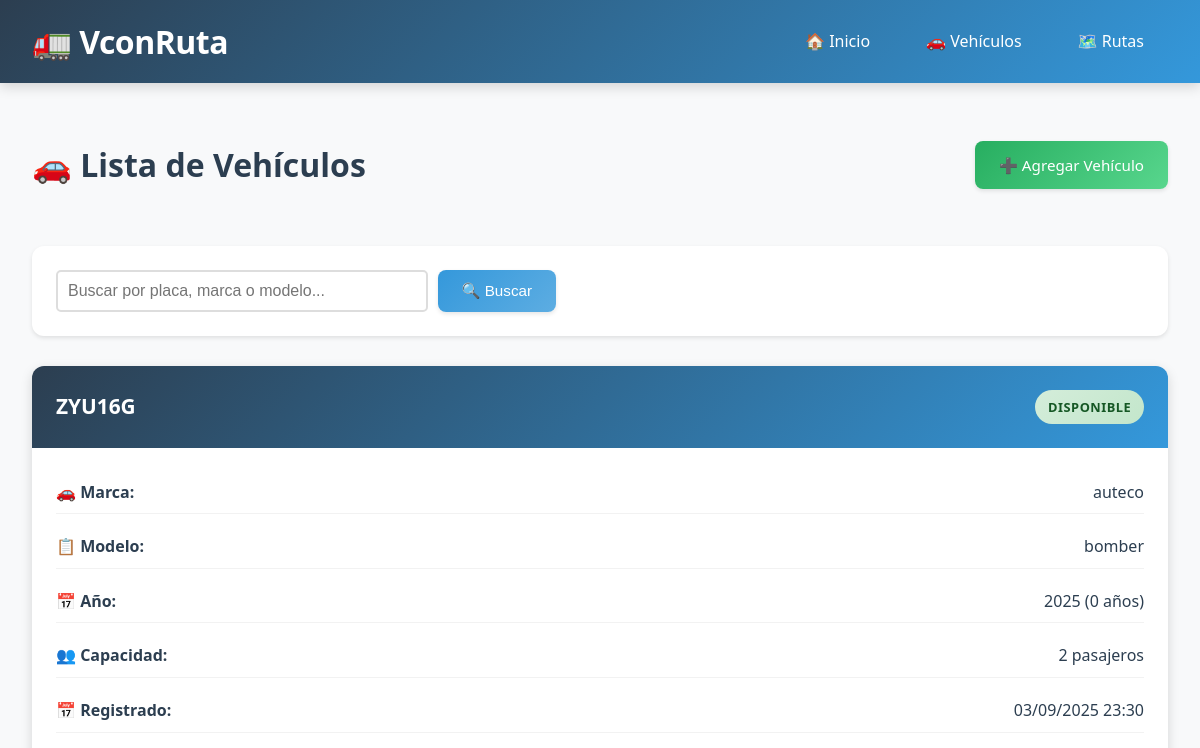
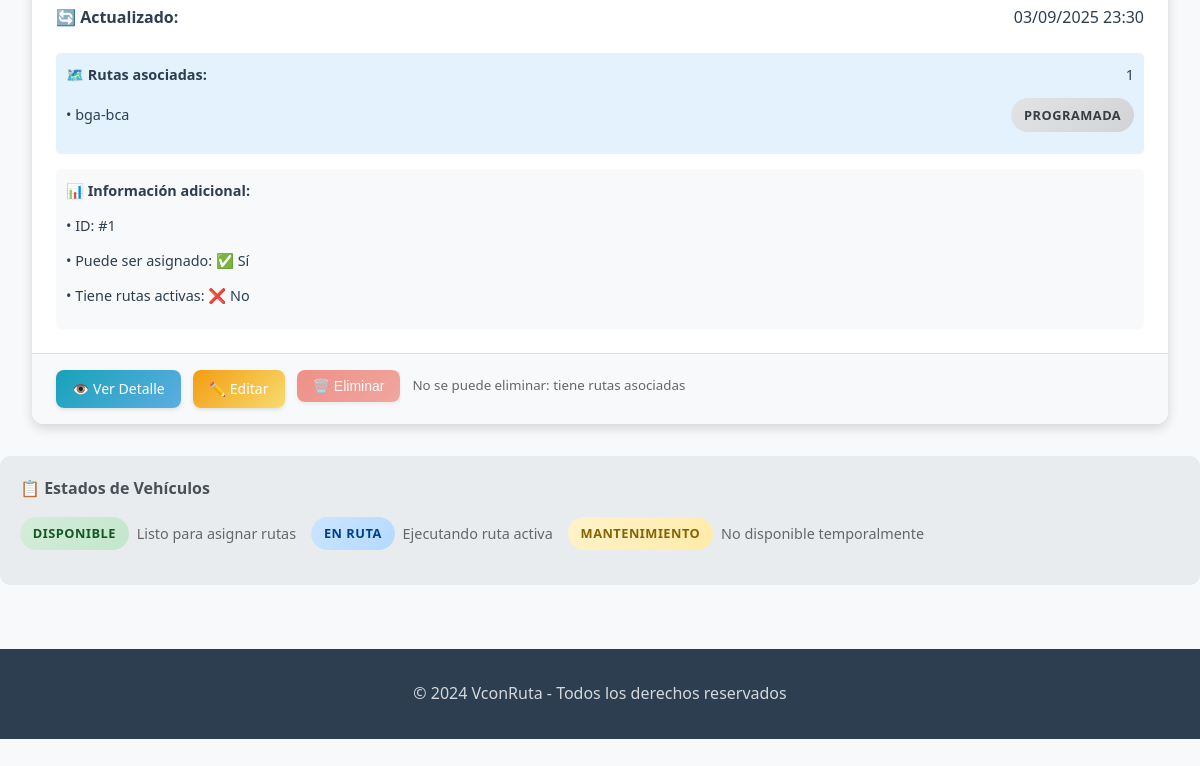
The page /vehiculos on the database as committed earlier (2 pictures, top to bottom).
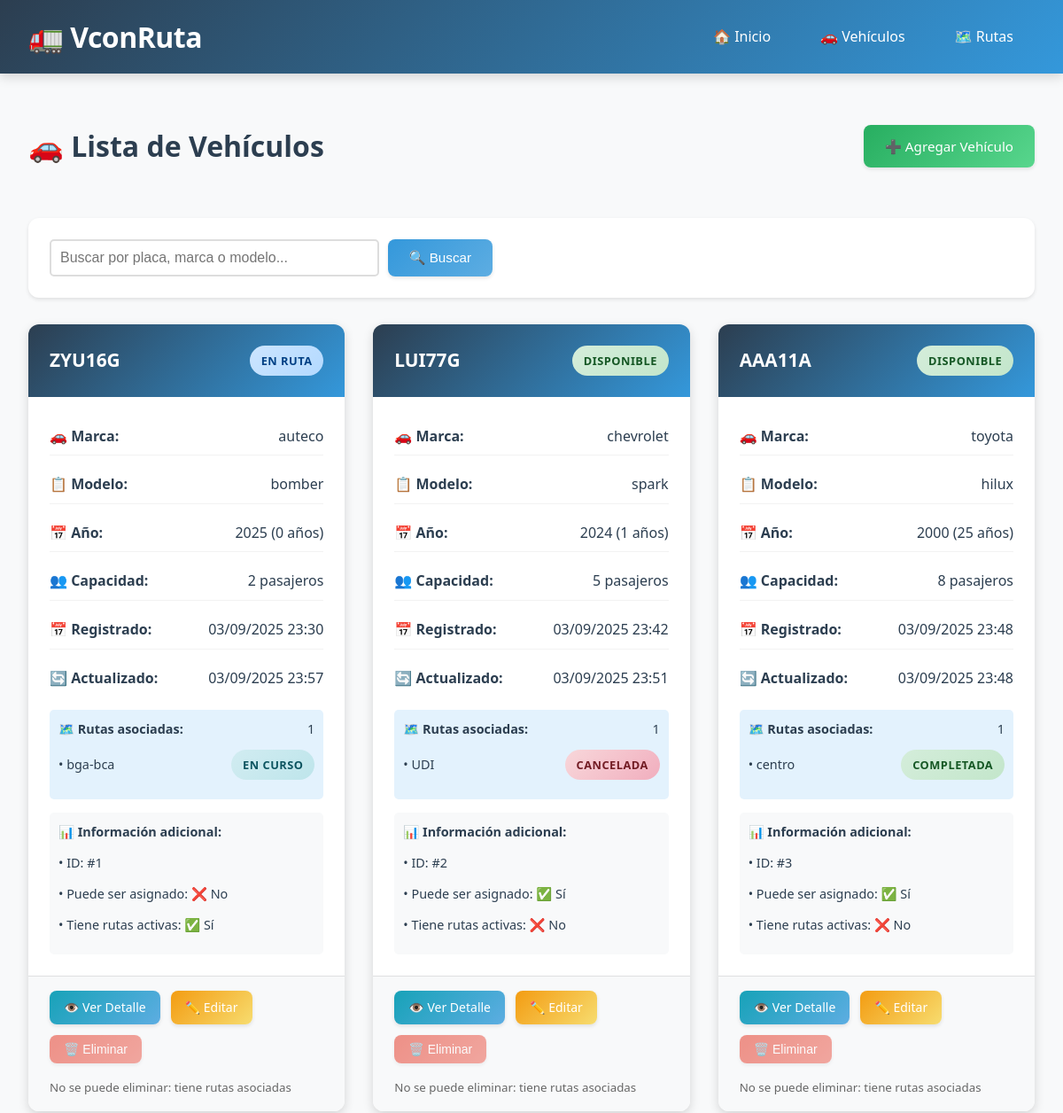
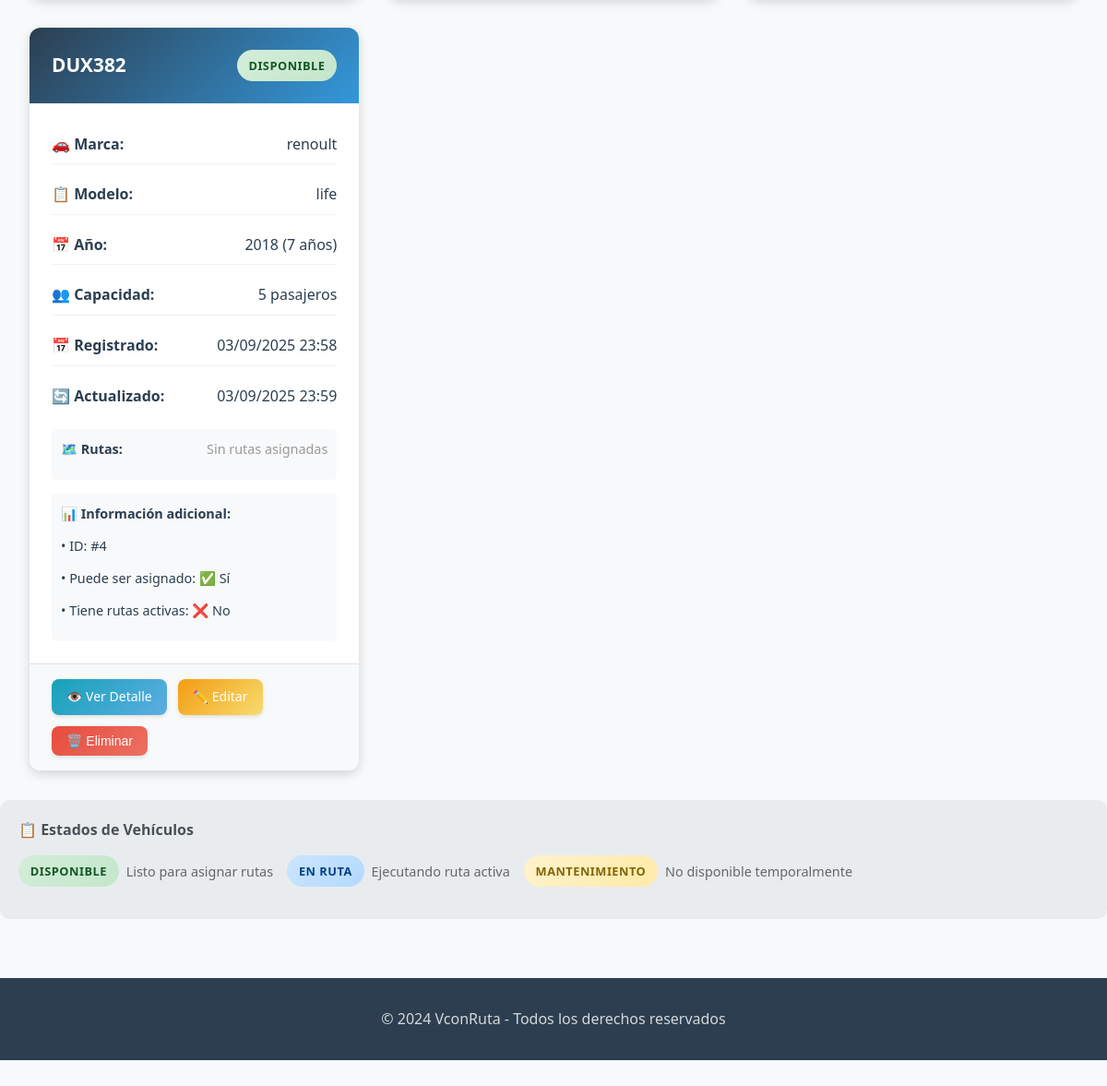
The same page on the database as committed later (2 pictures, top to bottom).
### models.py (models this page shows, shortened)
class Vehiculo(db.Model):
    __tablename__ = 'vehiculos'
    id = db.Column(db.Integer, primary_key=True)
    placa = db.Column(db.String(20), nullable=False, unique=True, index=True)
    marca = db.Column(db.String(50), nullable=False, index=True)
    modelo = db.Column(db.String(50), nullable=False)
    anio = db.Column(db.Integer, nullable=False)
    capacidad = db.Column(db.Integer, nullable=False)
    estado = db.Column(db.String(20), default='Disponible', index=True)
    fecha_registro = db.Column(db.DateTime, default=datetime.utcnow)
    fecha_actualizacion = db.Column(db.DateTime, default=datetime.utcnow, onupdate=datetime.utcnow)
    rutas = db.relationship('Ruta', backref='vehiculo_asignado', lazy=True, cascade='all, delete-orphan')
    @property
    def tiene_rutas_activas(self):
        return any(ruta.estado == 'En curso' for ruta in self.rutas)
    @property
    def edad(self):
        return datetime.now().year - self.anio
    def puede_ser_asignado(self):
        return self.estado == 'Disponible' and not self.tiene_rutas_activas

class Ruta(db.Model):
    __tablename__ = 'rutas'
    id = db.Column(db.Integer, primary_key=True)
    nombre = db.Column(db.String(100), nullable=False)
    origen = db.Column(db.String(100), nullable=False, index=True)
    destino = db.Column(db.String(100), nullable=False, index=True)
    distancia = db.Column(db.Float, nullable=False)
    tiempo_estimado = db.Column(db.Integer, nullable=False)  # en minutos
    vehiculo_id = db.Column(db.Integer, db.ForeignKey('vehiculos.id'), nullable=True, index=True)
    estado = db.Column(db.String(20), default='Programada', index=True)
    fecha_creacion = db.Column(db.DateTime, default=datetime.utcnow)
    fecha_actualizacion = db.Column(db.DateTime, default=datetime.utcnow, onupdate=datetime.utcnow)
    fecha_inicio = db.Column(db.DateTime, nullable=True)
    fecha_fin = db.Column(db.DateTime, nullable=True)

### app.py (the view)
@app.route('/vehiculos')
def listar_vehiculos():
    try:
        page = request.args.get('page', 1, type=int)
        search = request.args.get('search', '')
        query = Vehiculo.query
        if search:
            query = query.filter(
                (Vehiculo.placa.contains(search)) |
                (Vehiculo.marca.contains(search)) |
                (Vehiculo.modelo.contains(search))
            )
        vehiculos = query.paginate(
            page=page, per_page=10, error_out=False
        )
        return render_template('vehiculos.html',
                             vehiculos=vehiculos, search=search)
    except Exception as e:
        logger.error(f"Error listando vehículos: {e}")
        flash('Error cargando vehículos', 'error')
        return redirect(url_for('index'))

### templates/vehiculos.html (shortened to what this page needs)
{% extends 'base.html' %}
{% block content %}
<div class="lista-container">
    <div class="lista-header">
        <h2>🚗 Lista de Vehículos</h2>
        <a href="{{ url_for('nuevo_vehiculo') }}" class="btn btn-success">
            ➕ Agregar Vehículo
        </a>
    </div>
    <div class="search-container" style="margin-bottom: 30px;">
        <form method="GET" style="display: flex; gap: 10px; max-width: 500px;">
            <input type="text"
                   name="search"
                   placeholder="Buscar por placa, marca o modelo..."
                   value="{{ search }}"
                   style="flex: 1; padding: 10px; border: 2px solid #ddd; border-radius: 5px;">
            <button type="submit" class="btn btn-primary">🔍 Buscar</button>
        </form>
    </div>
    {% if vehiculos.items %}
        <div class="cards-grid">
            {% for vehiculo in vehiculos.items %}
                <div class="card">
                    <div class="card-header">
                        <h3>{{ vehiculo.placa }}</h3>
                        <span class="status-badge status-{{ vehiculo.estado.lower().replace(' ', '-') }}">
                            {{ vehiculo.estado }}
                        </span>
                    </div>
                    <div class="card-body">
                        <div class="vehicle-info">
                            <p><strong>🚗 Marca:</strong> {{ vehiculo.marca }}</p>
                            <p><strong>📋 Modelo:</strong> {{ vehiculo.modelo }}</p>
                            <p><strong>📅 Año:</strong> {{ vehiculo.anio }} ({{ vehiculo.edad }} años)</p>
                            <p><strong>👥 Capacidad:</strong> {{ vehiculo.capacidad }} pasajeros</p>
                            <p><strong>📅 Registrado:</strong> {{ vehiculo.fecha_registro.strftime('%d/%m/%Y %H:%M') }}</p>
                            {% if vehiculo.fecha_actualizacion != vehiculo.fecha_registro %}
                                <p><strong>🔄 Actualizado:</strong> {{ vehiculo.fecha_actualizacion.strftime('%d/%m/%Y %H:%M') }}</p>
                            {% endif %}
                        </div>
                        {% if vehiculo.rutas %}
                            <div style="margin-top: 15px; padding: 10px; background: #e3f2fd; border-radius: 5px; font-size: 0.9rem;">
                                <p><strong>🗺️ Rutas asociadas:</strong> {{ vehiculo.rutas|length }}</p>
                                {% for ruta in vehiculo.rutas[:3] %}
                                    <p>• {{ ruta.nombre }}
                                       <span class="status-badge status-{{ ruta.estado.lower().replace(' ', '-') }}" style="font-size: 0.8rem;">
                                           {{ ruta.estado }}
                                       </span>
                                    </p>
                                {% endfor %}
                            </div>
                        {% else %}
                            <div style="margin-top: 15px; padding: 10px; background: #f8f9fa; border-radius: 5px; font-size: 0.9rem;">
                                <p><strong>🗺️ Rutas:</strong> <span style="color: #999;">Sin rutas asignadas</span></p>
                            </div>
                        {% endif %}
                        <div style="margin-top: 15px; padding: 10px; background: #f8f9fa; border-radius: 5px; font-size: 0.9rem;">
                            <p><strong>📊 Información adicional:</strong></p>
                            <p>• ID: #{{ vehiculo.id }}</p>
                            <p>• Puede ser asignado: {{ "✅ Sí" if vehiculo.puede_ser_asignado() else "❌ No" }}</p>
                            <p>• Tiene rutas activas: {{ "✅ Sí" if vehiculo.tiene_rutas_activas else "❌ No" }}</p>
                        </div>
                    </div>
                    <div class="card-actions">
                        <a href="{{ url_for('detalle_vehiculo', id=vehiculo.id) }}"
                           class="btn btn-info btn-sm">👁️ Ver Detalle</a>
                        <a href="{{ url_for('editar_vehiculo', id=vehiculo.id) }}"
                           class="btn btn-warning btn-sm">✏️ Editar</a>
                        <form method="POST"
                              action="{{ url_for('eliminar_vehiculo', id=vehiculo.id) }}"
                              style="display: inline;"
                              onsubmit="return confirm('¿Está seguro de eliminar el vehículo {{ vehiculo.placa }}?\\n\\nEsta acción no se puede deshacer.');">
                            <button type="submit" class="btn btn-danger btn-sm"
                                    {% if vehiculo.tiene_rutas_activas or vehiculo.rutas %}disabled{% endif %}>
                                🗑️ Eliminar
                            </button>
                        </form>
                        {% if vehiculo.tiene_rutas_activas or vehiculo.rutas %}
                            <small style="display: block; color: #666; margin-top: 5px;">
                                No se puede eliminar: tiene rutas asociadas
                            </small>
                        {% endif %}
                    </div>
                </div>
            {% endfor %}
        </div>
    {% endif %}
</div>
<div style="margin-top: 30px; padding: 20px; background: #e9ecef; border-radius: 10px;">
    <h4 style="margin-bottom: 15px; color: #495057;">📋 Estados de Vehículos</h4>
    <div style="display: flex; gap: 15px; flex-wrap: wrap; margin-bottom: 15px;">
        <div style="display: flex; align-items: center; gap: 8px;">
            <span class="status-badge status-disponible">Disponible</span>
            <span style="font-size: 0.9rem; color: #666;">Listo para asignar rutas</span>
        </div>
        <div style="display: flex; align-items: center; gap: 8px;">
            <span class="status-badge status-en-ruta">En Ruta</span>
            <span style="font-size: 0.9rem; color: #666;">Ejecutando ruta activa</span>
        </div>
        <div style="display: flex; align-items: center; gap: 8px;">
            <span class="status-badge status-mantenimiento">Mantenimiento</span>
            <span style="font-size: 0.9rem; color: #666;">No disponible temporalmente</span>
        </div>
    </div>
</div>
{% endblock %}

### templates/base.html (shortened to what this page needs)
<!DOCTYPE html>
<html lang="es">
<head>
    <link rel="stylesheet" href="{{url_for('static',filename='styles.css')}}">
</head>
<body>
    <header>
        <div class="container">
            <h1>🚛 VconRuta</h1>
            <nav class="nav-links">
                <a href="{{ url_for('index') }}">🏠 Inicio</a>
                <a href="{{ url_for('listar_vehiculos') }}">🚗 Vehículos</a>
                <a href="{{ url_for('listar_rutas') }}">🗺️ Rutas</a>
            </nav>
        </div>
    </header>
    <main>
        {% block content %}
        {% endblock %}
    <footer>
        <p>&copy; {{ moment().year if moment else '2024' }} VconRuta - Todos los derechos reservados</p>
    </footer>
</body>
</html>

Rows that differ between the two databases and show on the page:
changed Vehiculo "ZYU16G": estado "DISPONIBLE" → "EN RUTA"; fecha_actualizacion "03/09/2025 23:30" → "03/09/2025 23:57"; estado "✅ Sí" → "❌ No"
changed Ruta "bga-bca": estado "PROGRAMADA" → "EN CURSO"; estado "❌ No" → "✅ Sí"
added Vehiculo: placa "LUI77G", estado "DISPONIBLE", marca "chevrolet", modelo "spark", anio "2024", edad "1", capacidad "5", fecha_registro "03/09/2025 23:42", fecha_actualizacion "03/09/2025 23:51", rutas|length "1", id "2", estado.estado "✅ Sí", shows "No se puede eliminar: tiene rutas asociadas"
added Ruta: nombre "UDI", estado "CANCELADA", estado "❌ No", shown under "LUI77G"
added Vehiculo: placa "AAA11A", estado "DISPONIBLE", marca "toyota", modelo "hilux", anio "2000", edad "25", capacidad "8", fecha_registro "03/09/2025 23:48", fecha_actualizacion "03/09/2025 23:48", rutas|length "1", id "3", estado.estado "✅ Sí", shows "No se puede eliminar: tiene rutas asociadas"
added Ruta: nombre "centro", estado "COMPLETADA", estado "❌ No", shown under "AAA11A"
added Vehiculo: placa "DUX382", estado "DISPONIBLE", marca "renoult", modelo "life", anio "2018", edad "7", capacidad "5", fecha_registro "03/09/2025 23:58", fecha_actualizacion "03/09/2025 23:59", shows "🗺️ Rutas:", id "4", estado "✅ Sí", tiene_rutas_activas "❌ No"
